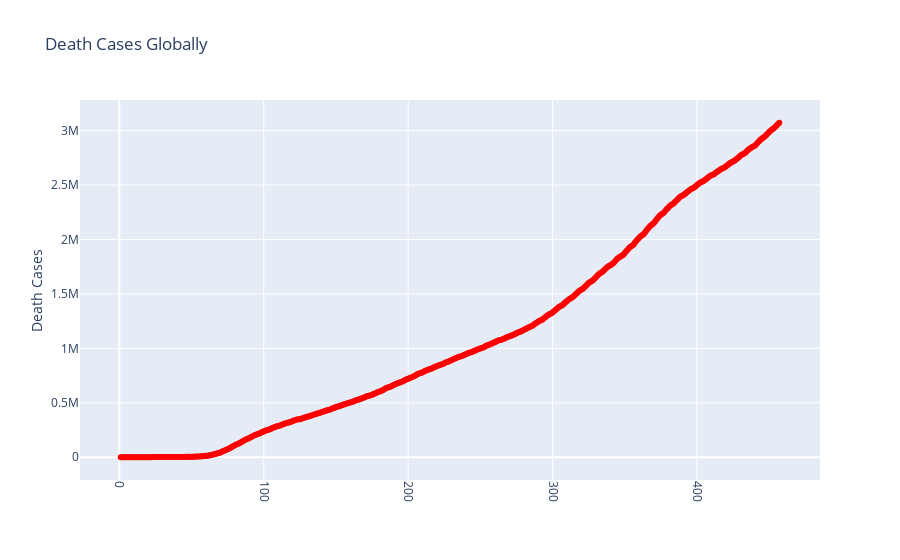

The notebook cell saved with this chart:
### Code cell
deaths_fig=go.Figure(data=go.Scatter(x=deaths_agg_ts.index,y=deaths_agg_ts.values,mode='lines+markers',marker=dict(color='red')))
deaths_fig.update_layout(title='Death Cases Globally',yaxis_title='Death Cases',xaxis_tickangle=-270)

deaths_fig.show()

### Figure 1 — Plotly figure (JSON) as saved in the notebook; plotly's stock layout.template omitted (floating-point values rounded to 4 significant figures; data arrays with more than 128 entries replaced by an {"elided": "..."} marker saying what was removed)
{"data": [{"marker": {"color": "red"}, "mode": "lines+markers", "type": "scatter", "x": {"elided": "457 int values"}, "y": {"elided": "457 int values"}}], "layout": {"title": {"text": "Death Cases Globally"}, "xaxis": {"tickangle": 90}, "yaxis": {"title": {"text": "Death Cases"}}}}
